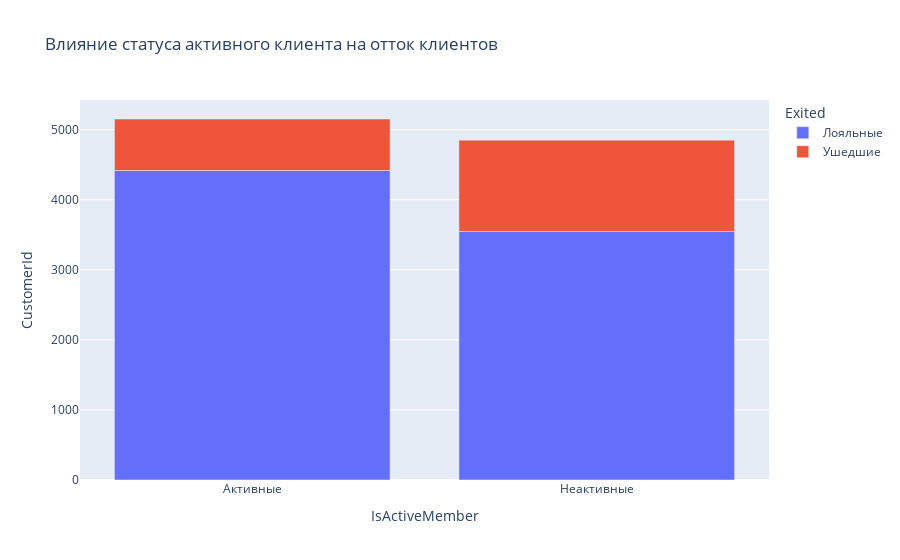

This figure's notebook cell:
### Markdown cell above
## <p style="text-align: center;"> Задание 9.8. </p> ##
 Как влияет наличие статуса активного клиента на отток клиентов? Постройте диаграмму, иллюстрирующую это. Что бы вы предложили банку, чтобы уменьшить отток клиентов среди неактивных?

### Code cell
churn_df['IsActiveMember'] = churn_df['IsActiveMember'].map({0 : 'Неактивные', 1 : 'Активные'}) # Заменяем 0 и 1 на 'Неактивные' и 'Активные'
exiting_data = churn_df.groupby(['IsActiveMember', 'Exited'], as_index=False)['CustomerId'].count()
fig = px.bar(
    exiting_data,
    x='IsActiveMember',
    y='CustomerId',
    color='Exited',
    title='Влияние статуса активного клиента на отток клиентов'
)
fig.show()

### Figure 1 — Plotly figure (JSON) as saved in the notebook; plotly's stock layout.template omitted (floating-point values rounded to 4 significant figures)
{"data": [{"alignmentgroup": "True", "hovertemplate": "Exited=Лояльные<br>IsActiveMember=%{x}<br>CustomerId=%{y}<extra></extra>", "legendgroup": "Лояльные", "marker": {"color": "#636efa", "pattern": {"shape": ""}}, "name": "Лояльные", "offsetgroup": "Лояльные", "orientation": "v", "showlegend": true, "textposition": "auto", "type": "bar", "x": ["Активные", "Неактивные"], "xaxis": "x", "y": [4416, 3547], "yaxis": "y"}, {"alignmentgroup": "True", "hovertemplate": "Exited=Ушедшие<br>IsActiveMember=%{x}<br>CustomerId=%{y}<extra></extra>", "legendgroup": "Ушедшие", "marker": {"color": "#EF553B", "pattern": {"shape": ""}}, "name": "Ушедшие", "offsetgroup": "Ушедшие", "orientation": "v", "showlegend": true, "textposition": "auto", "type": "bar", "x": ["Активные", "Неактивные"], "xaxis": "x", "y": [735, 1302], "yaxis": "y"}], "layout": {"barmode": "relative", "legend": {"title": {"text": "Exited"}, "tracegroupgap": 0}, "title": {"text": "Влияние статуса активного клиента на отток клиентов"}, "xaxis": {"anchor": "y", "domain": [0, 1], "title": {"text": "IsActiveMember"}}, "yaxis": {"anchor": "x", "domain": [0, 1], "title": {"text": "CustomerId"}}}}
